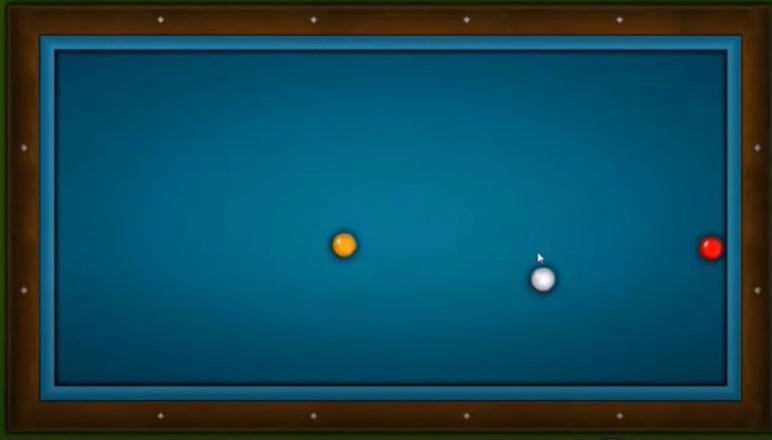
#> input picture Carambola_Proy/imagenes/muestra_01.jpg, 772 x 440 px, given in place of the camera
$ python 01_colorTracking.py
#> lines starting #> are read from the running program, lines starting #| are printed output that depends on the picture; after the words box and inside, x2 and y2 are one past the last pixel; in counts of white or black regions, pixels touching at a corner belong together
#Apply a mask of the image showing only the desired color
#Obtain the contour of the object on mask image to btain the position of the object
#Draw a rectangle
#https://www.youtube.com/watch?v=cMJwqxskyek

import cv2
from cv2 import VideoCapture
import numpy as np
#import matplotlib.pyplot as plt

#Ranges for yellow H S    V(default)
lower = np.array([15, 100, 20])
upper = np.array([35, 255, 255])
#lower = np.array([0, 150, 20])
#upper = np.array([10, 255, 255])

#Video
cap = cv2.VideoCapture(0)


while True:

    ret,frame = cap.read()
#> frame is the input picture: shape (440, 772, 3); mean B, G, R 88.6, 73.6, 15.8
    image = cv2.cvtColor(frame, cv2.COLOR_BGR2HSV) #Convert the image into HSV
#> image: shape (440, 772, 3); mean H, S, V 78.7, 237.9, 99.8
    mask = cv2.inRange( image, lower, upper)
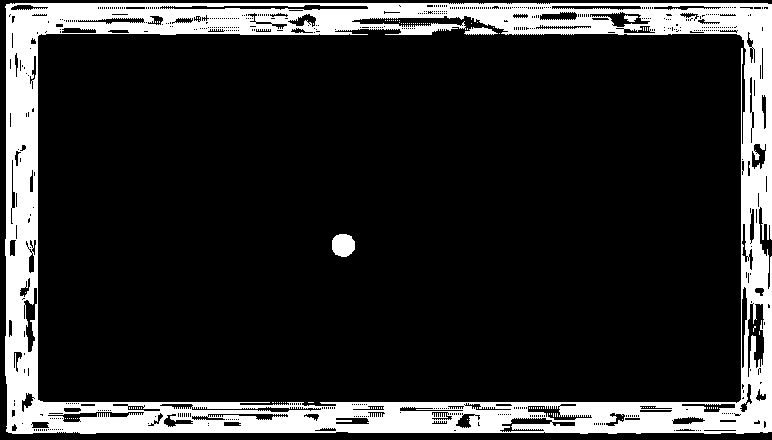
#> mask: shape (440, 772); 17% white; 100 white regions (96 under 20 px)

    contours, hierarchy = cv2.findContours(mask, cv2.RETR_EXTERNAL, cv2.CHAIN_APPROX_SIMPLE)
#> contours = 1 contour; box (x1, y1, x2, y2) and area: (5, 3, 772, 434) 327781
    if len(contours) !=0:
        for contour in contours:
            if cv2.contourArea(contour) > 500:
                x, y, w, h = cv2.boundingRect(contour)
                cv2.rectangle(frame,(x,y),(x+w, y+h),(0,0,255),3)
#> this loop made 1 pass
#> (x, y, w, h) on pass 1: (5, 3, 767, 431)
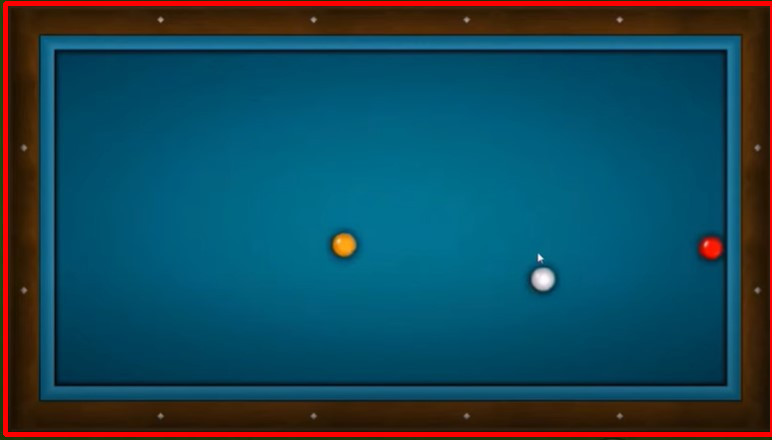
#> frame: shape (440, 772, 3); 3.14% of pixels changed, all inside (x1, y1, x2, y2) = (3, 1, 772, 437)

    cv2.imshow('Mask', mask)
    cv2.imshow('webcam', frame)


    if cv2.waitKey(1) & 0xFF == ord('q'):
#> (key q is pressed here)
        break

cap.release()
cv2.destroyAllWindows()
